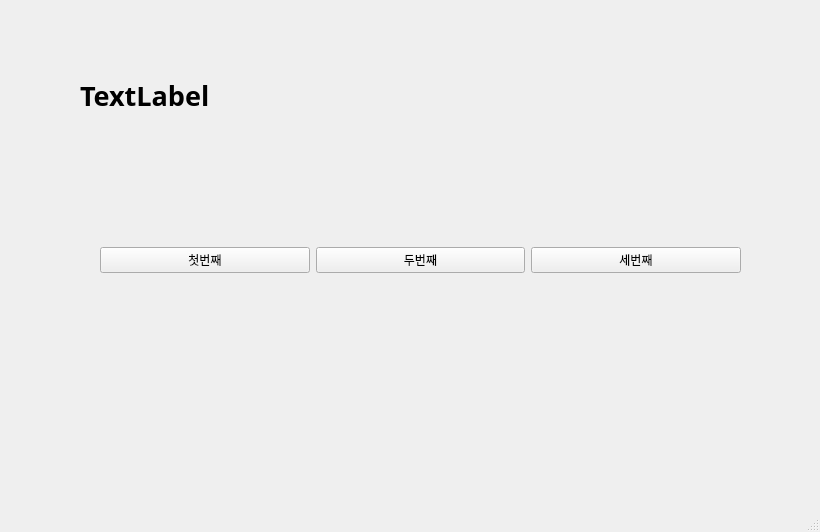
<?xml version="1.0" encoding="UTF-8"?>
<ui version="4.0">
 <class>MainWindow</class>
 <widget class="QMainWindow" name="MainWindow">
  <property name="geometry">
   <rect>
    <x>0</x>
    <y>0</y>
    <width>820</width>
    <height>532</height>
   </rect>
  </property>
  <property name="windowTitle">
   <string>MainWindow</string>
  </property>
  <widget class="QWidget" name="centralwidget">
   <widget class="QWidget" name="horizontalLayoutWidget">
    <property name="geometry">
     <rect>
      <x>100</x>
      <y>170</y>
      <width>641</width>
      <height>181</height>
     </rect>
    </property>
    <layout class="QHBoxLayout" name="horizontalLayout">
     <item>
      <widget class="QPushButton" name="pushButton">
       <property name="text">
        <string>첫번째</string>
       </property>
      </widget>
     </item>
     <item>
      <widget class="QPushButton" name="pushButton_2">
       <property name="text">
        <string>두번째</string>
       </property>
      </widget>
     </item>
     <item>
      <widget class="QPushButton" name="pushButton_3">
       <property name="text">
        <string>세번째</string>
       </property>
      </widget>
     </item>
    </layout>
   </widget>
   <widget class="QLabel" name="label">
    <property name="geometry">
     <rect>
      <x>80</x>
      <y>70</y>
      <width>641</width>
      <height>51</height>
     </rect>
    </property>
    <property name="font">
     <font>
      <family>맑은 고딕</family>
      <pointsize>20</pointsize>
      <weight>75</weight>
      <bold>true</bold>
     </font>
    </property>
    <property name="text">
     <string>TextLabel</string>
    </property>
   </widget>
  </widget>
  <widget class="QMenuBar" name="menubar">
   <property name="geometry">
    <rect>
     <x>0</x>
     <y>0</y>
     <width>820</width>
     <height>26</height>
    </rect>
   </property>
  </widget>
  <widget class="QStatusBar" name="statusbar"/>
 </widget>
 <resources/>
 <connections>
  <connection>
   <sender>pushButton</sender>
   <signal>clicked()</signal>
   <receiver>MainWindow</receiver>
   <slot>firstClick()</slot>
   <hints>
    <hint type="sourcelabel">
     <x>174</x>
     <y>277</y>
    </hint>
    <hint type="destinationlabel">
     <x>239</x>
     <y>351</y>
    </hint>
   </hints>
  </connection>
  <connection>
   <sender>pushButton_2</sender>
   <signal>clicked()</signal>
   <receiver>MainWindow</receiver>
   <slot>secondClick()</slot>
   <hints>
    <hint type="sourcelabel">
     <x>372</x>
     <y>280</y>
    </hint>
    <hint type="destinationlabel">
     <x>439</x>
     <y>340</y>
    </hint>
   </hints>
  </connection>
  <connection>
   <sender>pushButton_3</sender>
   <signal>clicked()</signal>
   <receiver>MainWindow</receiver>
   <slot>thirdClick()</slot>
   <hints>
    <hint type="sourcelabel">
     <x>624</x>
     <y>284</y>
    </hint>
    <hint type="destinationlabel">
     <x>679</x>
     <y>339</y>
    </hint>
   </hints>
  </connection>
 </connections>
 <slots>
  <slot>firstClick()</slot>
  <slot>secondClick()</slot>
  <slot>thirdClick()</slot>
 </slots>
</ui>
